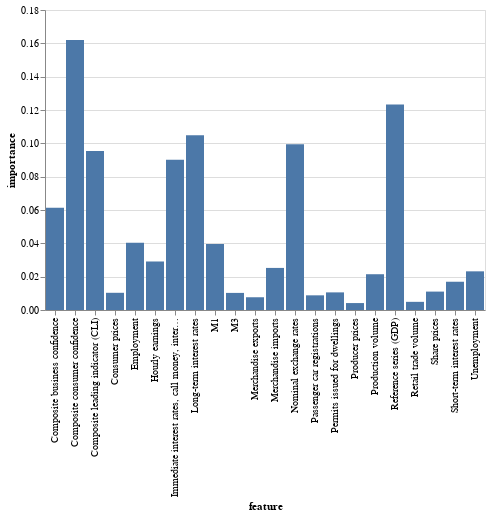

The cell this chart's notebook holds for it:
### Code cell
importances.plot.bar(x='feature', y='importance')

### Figure 1 — Vega-Lite specification as saved in the notebook (floating-point values rounded to 4 significant figures)
{"config": {"view": {"continuousWidth": 300, "continuousHeight": 300}}, "data": {"name": "data-1ff445ab3585aa4e323917679a8dc097"}, "mark": {"type": "bar", "tooltip": true}, "encoding": {"x": {"field": "feature", "type": "nominal"}, "y": {"field": "importance", "type": "quantitative"}}, "params": [{"name": "param_1e9efca18e7a2868", "select": {"type": "interval", "encodings": ["x", "y"]}, "bind": "scales"}], "$schema": "https://vega.github.io/schema/vega-lite/v6.1.0.json", "datasets": {"data-1ff445ab3585aa4e323917679a8dc097": [{"feature": "Producer prices", "importance": 0.004161}, {"feature": "Retail trade volume", "importance": 0.004898}, {"feature": "Merchandise exports", "importance": 0.007649}, {"feature": "Passenger car registrations", "importance": 0.008805}, {"feature": "M3", "importance": 0.01026}, {"feature": "Consumer prices", "importance": 0.01033}, {"feature": "Permits issued for dwellings", "importance": 0.01057}, {"feature": "Share prices", "importance": 0.01104}, {"feature": "Short-term interest rates", "importance": 0.01696}, {"feature": "Production volume", "importance": 0.02147}, {"feature": "Unemployment", "importance": 0.0232}, {"feature": "Merchandise imports", "importance": 0.02525}, {"feature": "Hourly earnings", "importance": 0.02911}, {"feature": "M1", "importance": 0.03958}, {"feature": "Employment", "importance": 0.04042}, {"feature": "Composite business confidence", "importance": 0.06135}, {"feature": "Immediate interest rates, call money, interbank rate", "importance": 0.0901}, {"feature": "Composite leading indicator (CLI)", "importance": 0.09542}, {"feature": "Nominal exchange rates", "importance": 0.09946}, {"feature": "Long-term interest rates", "importance": 0.1048}, {"feature": "Reference series (GDP)", "importance": 0.1232}, {"feature": "Composite consumer confidence", "importance": 0.1619}]}}
